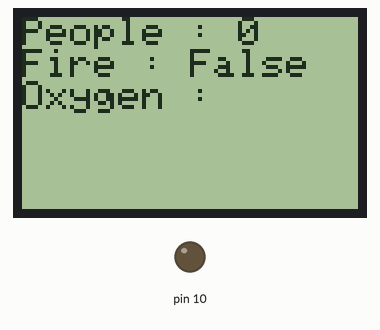
Simulated run of this sketch. Board: Arduino Uno, built with avr-gcc and run on an emulated ATmega328P. On the bench: 84×48 one-colour display, output pins drawn as LEDs (lit = HIGH).

Above: at 0.1 s.
At 4.2 s:
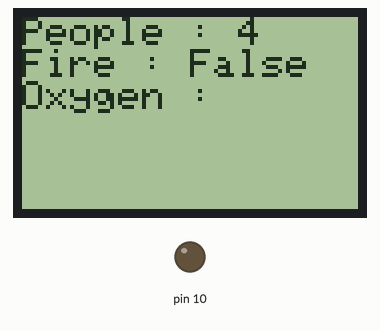
At 9.3 s:
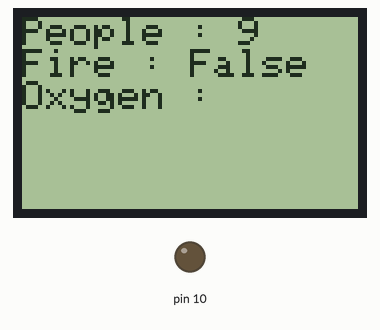
At 19.5 s:
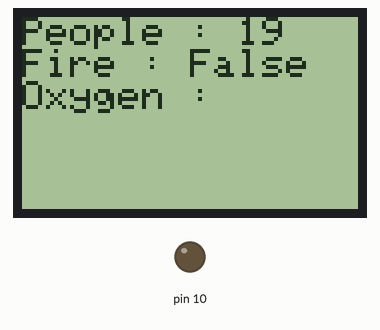
At 28.7 s:
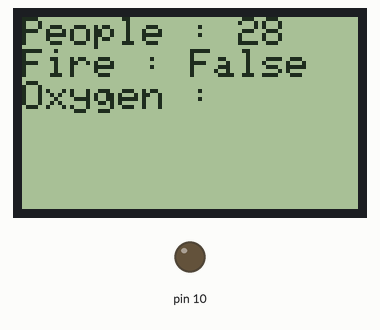
At 38.9 s:
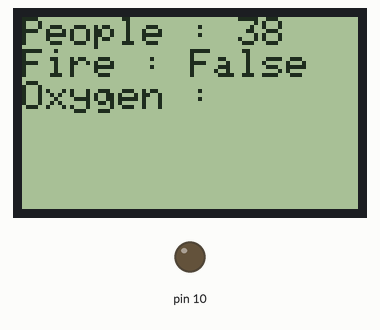

The sketch:

lcd.ino
```cpp
#include <PCD8544.h>

// A custom glyph (a smiley)...
static const byte glyph[] = { B00010000, B00110100, B00110000, B00110100, B00010000 };

static PCD8544 lcd;

void setup() {
  pinMode(10,OUTPUT);
  digitalWrite(10, LOW); // LCD light on / off
  // PCD8544-compatible displays may have a different resolution...
  lcd.begin(84, 48);

  // Add the smiley to position "0" of the ASCII table...
  lcd.createChar(0, glyph);
  lcd.setContrast(65);
}


void loop() {
  // Just to show the program is alive...
  static int counter = 0;

  // Write a piece of text on the first line...
  lcd.setCursor(0, 0);
  lcd.print("People : ");
  lcd.print(counter, DEC);

  lcd.setCursor(0, 1);
  lcd.print("Fire : ");
  lcd.print("False");

  lcd.setCursor(0, 2);
  lcd.print("Oxygen : ");


  // Use a potentiometer to set the LCD contrast...
  // short level = map(analogRead(A0), 0, 1023, 0, 127);
  // lcd.setContrast(level);

  delay(1000);
  counter++;
}
```

Measured:
- what the display in image 1 shows lasts 1.0 s, from 4.1 s to 5.1 s
